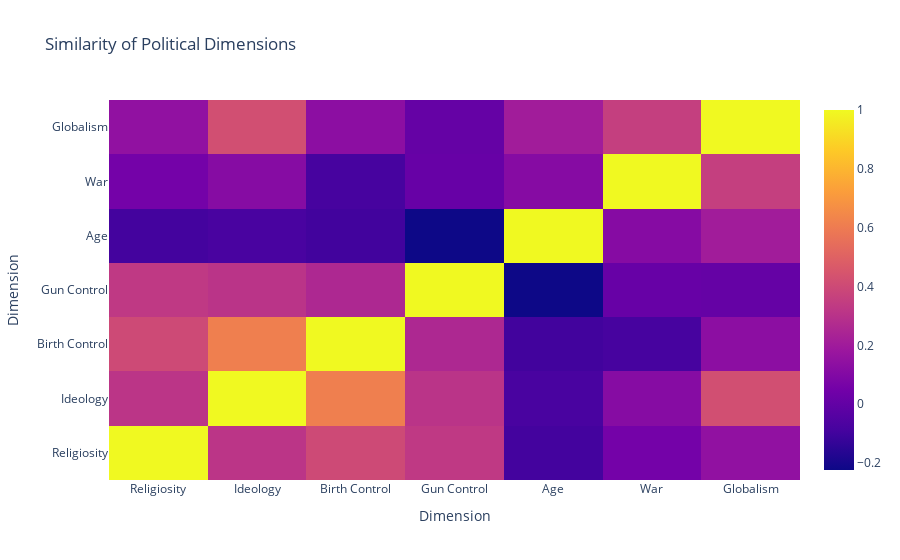

The notebook cell saved with this chart:
### Code cell
fig = go.Figure()
d_names = [d.name for d in dims]
vals = np.array([cos_sim(d1,d2) for d1 in d for d2 in d]).reshape(len(d),len(d))
data = go.Heatmap(z=vals,y=d_names,x=d_names)#, zmin=-1, zmax=1)

layout = {
    "title": "Similarity of Political Dimensions",
    "xaxis": {"title": "Dimension"},
    "yaxis": {"title": "Dimension"},
}
fig = go.Figure(data=data,layout=layout)
# fig.write_html("visualizations/2019_dimension_heatmap.html")
fig.show()

### Figure 1 — Plotly figure (JSON) as saved in the notebook; plotly's stock layout.template omitted (floating-point values rounded to 4 significant figures)
{"data": [{"type": "heatmap", "x": ["Religiosity", "Ideology", "Birth Control", "Gun Control", "Age", "War", "Globalism"], "y": ["Religiosity", "Ideology", "Birth Control", "Gun Control", "Age", "War", "Globalism"], "z": [[1.0, 0.3119, 0.3989, 0.3307, -0.09339, 0.05484, 0.1493], [0.3119, 1.0, 0.6126, 0.3063, -0.07726, 0.1145, 0.4212], [0.3989, 0.6126, 1.0, 0.2562, -0.09652, -0.0832, 0.1316], [0.3307, 0.3063, 0.2562, 1, -0.2238, 0.01524, 0.007955], [-0.09339, -0.07726, -0.09652, -0.2238, 1.0, 0.1127, 0.2056], [0.05484, 0.1145, -0.0832, 0.01524, 0.1127, 1.0, 0.356], [0.1493, 0.4212, 0.1316, 0.007955, 0.2056, 0.356, 1.0]]}], "layout": {"title": {"text": "Similarity of Political Dimensions"}, "xaxis": {"title": {"text": "Dimension"}}, "yaxis": {"title": {"text": "Dimension"}}}}
